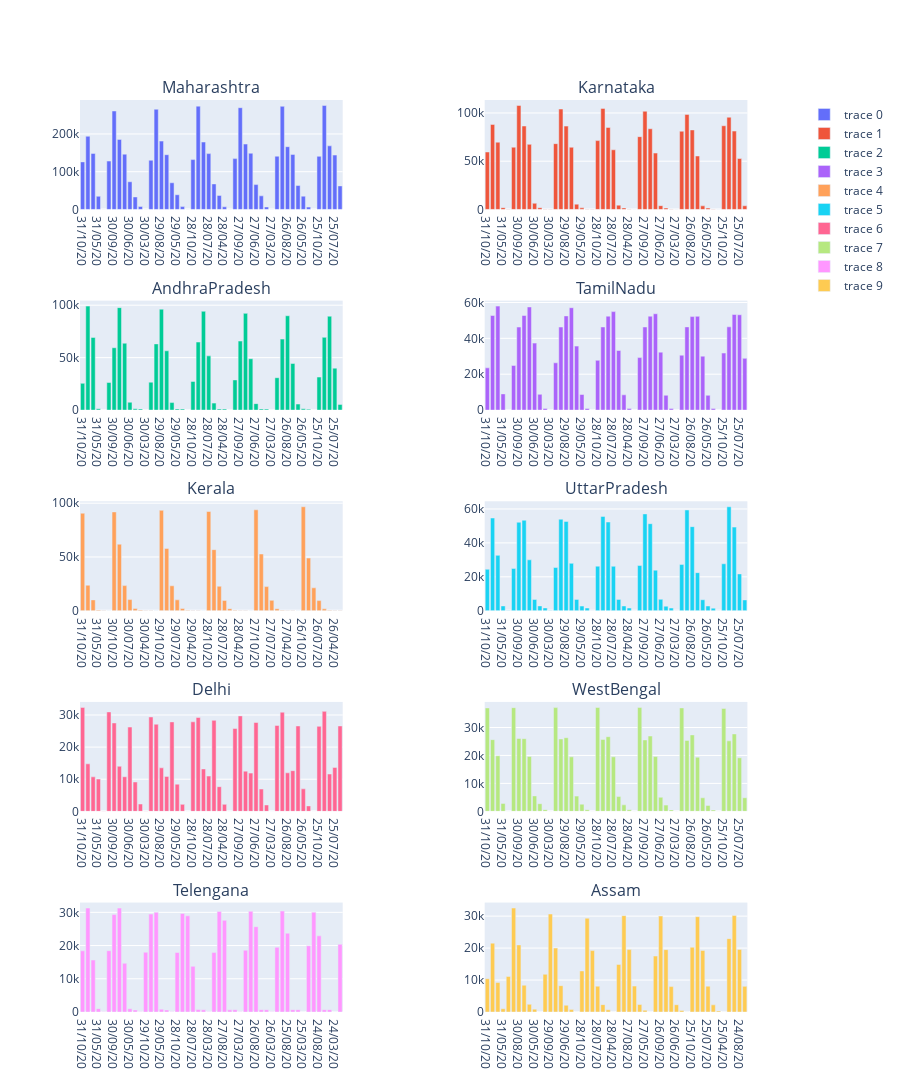

This figure's notebook cell:
### Code cell
#comparing the states ....
fig=make_subplots(rows=5,cols=2,
                 specs=[[{'secondary_y':True},{'secondary_y':True}],[{'secondary_y':True},{'secondary_y':True}],
                        [{'secondary_y':True},{'secondary_y':True}],[{'secondary_y':True},{'secondary_y':True}]
                       ,[{'secondary_y':True},{'secondary_y':True}]],
                 subplot_titles=('Maharashtra','Karnataka','AndhraPradesh','TamilNadu','Kerala',
                         'UttarPradesh','Delhi','WestBengal','Telengana','Assam'))
fig.add_trace(go.Bar(x=maharashtra['Date'],y=Maharashtra['Active_cases']),1,1)
fig.add_trace(go.Bar(x=Karnataka['Date'],y=Karnataka['Active_cases']),1,2)
fig.add_trace(go.Bar(x=AndhraPradesh['Date'],y=AndhraPradesh['Active_cases']),2,1)
fig.add_trace(go.Bar(x=TamilNadu['Date'],y=TamilNadu['Active_cases']),2,2)
fig.add_trace(go.Bar(x=Kerala['Date'],y=Kerala['Active_cases']),3,1)
fig.add_trace(go.Bar(x=UttarPradesh['Date'],y=UttarPradesh['Active_cases']),3,2)
fig.add_trace(go.Bar(x=Delhi['Date'],y=Delhi['Active_cases']),4,1)
fig.add_trace(go.Bar(x=WestBengal['Date'],y=WestBengal['Active_cases']),4,2)
fig.add_trace(go.Bar(x=Telengana['Date'],y=Telengana['Active_cases']),5,1)
fig.add_trace(go.Bar(x=Assam['Date'],y=Assam['Active_cases']),5,2)

fig.update_layout(height=1600)
fig.show()

### Figure 1 — Plotly figure (JSON) as saved in the notebook; plotly's stock layout.template omitted (floating-point values rounded to 4 significant figures)
{"data": [{"type": "bar", "x": ["31/10/20", "31/08/20", "31/07/20", "31/05/20", "31/03/20", "30/10/20", "30/09/20", "30/08/20", "30/07/20", "30/06/20", "30/05/20", "30/04/20", "30/03/20", "29/10/20", "29/09/20", "29/08/20", "29/07/20", "29/06/20", "29/05/20", "29/04/20", "29/03/20", "28/10/20", "28/09/20", "28/08/20", "28/07/20", "28/06/20", "28/05/20", "28/04/20", "28/03/20", "27/10/20", "27/09/20", "27/08/20", "27/07/20", "27/06/20", "27/05/20", "27/04/20", "27/03/20", "26/10/20", "26/09/20", "26/08/20", "26/07/20", "26/06/20", "26/05/20", "26/04/20", "26/03/20", "25/10/20", "25/09/20", "25/08/20", "25/07/20", "25/06/20"], "xaxis": "x", "y": [125971, 193889, 148454, 34890, 168, 128149, 260789, 185467, 146433, 73313, 33133, 7890, 165, 130286, 265455, 181050, 144998, 70622, 38948, 7530, 155, 132069, 273646, 178561, 147896, 67615, 37133, 6939, 150, 134657, 269535, 173195, 148905, 65844, 36012, 6538, 111, 141001, 273190, 166239, 145785, 63357, 35186, 6229, 120, 140702, 275404, 168443, 144018, 62369], "yaxis": "y"}, {"type": "bar", "x": ["31/10/20", "31/08/20", "31/07/20", "31/05/20", "31/03/20", "30/10/20", "30/09/20", "30/08/20", "30/07/20", "30/06/20", "30/05/20", "30/04/20", "30/03/20", "29/10/20", "29/09/20", "29/08/20", "29/07/20", "29/06/20", "29/05/20", "29/04/20", "29/03/20", "28/10/20", "28/09/20", "28/08/20", "28/07/20", "28/06/20", "28/05/20", "28/04/20", "28/03/20", "27/10/20", "27/09/20", "27/08/20", "27/07/20", "27/06/20", "27/05/20", "27/04/20", "27/03/20", "26/10/20", "26/09/20", "26/08/20", "26/07/20", "26/06/20", "26/05/20", "26/04/20", "26/03/20", "25/10/20", "25/09/20", "25/08/20", "25/07/20", "25/06/20"], "xaxis": "x2", "y": [59518, 88110, 69708, 1877, 75, 64499, 107756, 86465, 67456, 6386, 1839, 313, 75, 68180, 104067, 86366, 64442, 5476, 1652, 297, 68, 71349, 104743, 85006, 61827, 4445, 1590, 302, 50, 75442, 101801, 83627, 58425, 3909, 1491, 303, 50, 81069, 98493, 82429, 55396, 3720, 1433, 306, 50, 86768, 95568, 81230, 52799, 3803], "yaxis": "y3"}, {"type": "bar", "x": ["31/10/20", "31/08/20", "31/07/20", "31/05/20", "31/03/20", "30/10/20", "30/09/20", "30/08/20", "30/07/20", "30/06/20", "30/05/20", "30/04/20", "30/03/20", "29/10/20", "29/09/20", "29/08/20", "29/07/20", "29/06/20", "29/05/20", "29/04/20", "29/03/20", "28/10/20", "28/09/20", "28/08/20", "28/07/20", "28/06/20", "28/05/20", "28/04/20", "28/03/20", "27/10/20", "27/09/20", "27/08/20", "27/07/20", "27/06/20", "27/05/20", "27/04/20", "27/03/20", "26/10/20", "26/09/20", "26/08/20", "26/07/20", "26/06/20", "26/05/20", "26/04/20", "26/03/20", "25/10/20", "25/09/20", "25/08/20", "25/07/20", "25/06/20"], "xaxis": "x3", "y": [25514, 99129, 69252, 1220, 39, 26268, 59435, 97681, 63771, 7479, 1150, 1051, 22, 26622, 63116, 96191, 56527, 7164, 1067, 1014, 18, 27300, 64876, 94209, 51701, 6648, 1056, 970, 13, 28770, 65794, 92208, 48956, 6145, 1105, 911, 11, 30860, 67683, 89932, 44431, 5760, 1158, 835, 10, 31469, 69353, 89516, 39990, 5428], "yaxis": "y5"}, {"type": "bar", "x": ["31/10/20", "31/08/20", "31/07/20", "31/05/20", "31/03/20", "30/10/20", "30/09/20", "30/08/20", "30/07/20", "30/06/20", "30/05/20", "30/04/20", "30/03/20", "29/10/20", "29/09/20", "29/08/20", "29/07/20", "29/06/20", "29/05/20", "29/04/20", "29/03/20", "28/10/20", "28/09/20", "28/08/20", "28/07/20", "28/06/20", "28/05/20", "28/04/20", "28/03/20", "27/10/20", "27/09/20", "27/08/20", "27/07/20", "27/06/20", "27/05/20", "27/04/20", "27/03/20", "26/10/20", "26/09/20", "26/08/20", "26/07/20", "26/06/20", "26/05/20", "26/04/20", "26/03/20", "25/10/20", "25/09/20", "25/08/20", "25/07/20", "25/06/20"], "xaxis": "x4", "y": [23532, 52721, 57962, 9024, 69, 24886, 46281, 52726, 57490, 37334, 8779, 925, 62, 26356, 46306, 52506, 57073, 35659, 8679, 865, 44, 27734, 46341, 52364, 54896, 33216, 8503, 812, 37, 29268, 46336, 52362, 53703, 32308, 8259, 841, 27, 30606, 46386, 52128, 52273, 30067, 8233, 838, 24, 31787, 46405, 53282, 53132, 28839], "yaxis": "y7"}, {"type": "bar", "x": ["31/10/20", "31/08/20", "31/07/20", "31/05/20", "31/03/20", "31/01/20", "30/10/20", "30/09/20", "30/08/20", "30/07/20", "30/06/20", "30/05/20", "30/04/20", "30/03/20", "30/01/20", "29/10/20", "29/09/20", "29/08/20", "29/07/20", "29/06/20", "29/05/20", "29/04/20", "29/03/20", "29/02/20", "28/10/20", "28/09/20", "28/08/20", "28/07/20", "28/06/20", "28/05/20", "28/04/20", "28/03/20", "28/02/20", "27/10/20", "27/09/20", "27/08/20", "27/07/20", "27/06/20", "27/05/20", "27/04/20", "27/03/20", "27/02/20", "26/10/20", "26/09/20", "26/08/20", "26/07/20", "26/06/20", "26/05/20", "26/04/20", "26/03/20"], "xaxis": "x5", "y": [90671, 23719, 10074, 624, 214, 1, 91889, 61869, 23342, 10364, 2015, 577, 123, 182, 1, 93369, 57957, 23176, 10103, 2015, 526, 123, 166, 3, 92266, 56786, 22737, 9619, 1939, 445, 123, 165, 3, 93848, 52753, 22408, 9664, 1846, 415, 123, 126, 3, 96688, 48967, 21296, 9428, 1761, 359, 116, 112], "yaxis": "y9"}, {"type": "bar", "x": ["31/10/20", "31/08/20", "31/07/20", "31/05/20", "31/03/20", "30/10/20", "30/09/20", "30/08/20", "30/07/20", "30/06/20", "30/05/20", "30/04/20", "30/03/20", "29/10/20", "29/09/20", "29/08/20", "29/07/20", "29/06/20", "29/05/20", "29/04/20", "29/03/20", "28/10/20", "28/09/20", "28/08/20", "28/07/20", "28/06/20", "28/05/20", "28/04/20", "28/03/20", "27/10/20", "27/09/20", "27/08/20", "27/07/20", "27/06/20", "27/05/20", "27/04/20", "27/03/20", "26/10/20", "26/09/20", "26/08/20", "26/07/20", "26/06/20", "26/05/20", "26/04/20", "26/03/20", "25/10/20", "25/09/20", "25/08/20", "25/07/20", "25/06/20"], "xaxis": "x6", "y": [24431, 54666, 32649, 2834, 87, 24858, 52160, 53360, 29997, 6650, 2842, 1651, 71, 25487, 53953, 52651, 27934, 6679, 2758, 1602, 54, 26267, 55603, 52309, 26204, 6685, 2818, 1612, 44, 26652, 57086, 51317, 23921, 6730, 2680, 1589, 30, 27317, 59397, 49575, 22452, 6463, 2786, 1525, 30, 27681, 61300, 49288, 21711, 6375], "yaxis": "y11"}, {"type": "bar", "x": ["31/10/20", "31/08/20", "31/07/20", "31/05/20", "31/03/20", "30/10/20", "30/09/20", "30/08/20", "30/07/20", "30/06/20", "30/05/20", "30/04/20", "30/03/20", "29/10/20", "29/09/20", "29/08/20", "29/07/20", "29/06/20", "29/05/20", "29/04/20", "29/03/20", "28/10/20", "28/09/20", "28/08/20", "28/07/20", "28/06/20", "28/05/20", "28/04/20", "28/03/20", "27/10/20", "27/09/20", "27/08/20", "27/07/20", "27/06/20", "27/05/20", "27/04/20", "27/03/20", "26/10/20", "26/09/20", "26/08/20", "26/07/20", "26/06/20", "26/05/20", "26/04/20", "26/03/20", "25/10/20", "25/09/20", "25/08/20", "25/07/20", "25/06/20"], "xaxis": "x7", "y": [32363, 14793, 10743, 10058, 89, 30952, 27524, 14040, 10770, 26246, 9142, 2291, 79, 29378, 27123, 13550, 10887, 27847, 8470, 2182, 41, 27873, 29228, 13208, 10994, 28329, 7690, 2177, 32, 25786, 29717, 12520, 11904, 27657, 6954, 1987, 29, 26744, 30867, 11998, 12657, 26586, 7006, 1702, 29, 26467, 31125, 11626, 13681, 26588], "yaxis": "y13"}, {"type": "bar", "x": ["31/10/20", "31/08/20", "31/07/20", "31/05/20", "31/03/20", "30/10/20", "30/09/20", "30/08/20", "30/07/20", "30/06/20", "30/05/20", "30/04/20", "30/03/20", "29/10/20", "29/09/20", "29/08/20", "29/07/20", "29/06/20", "29/05/20", "29/04/20", "29/03/20", "28/10/20", "28/09/20", "28/08/20", "28/07/20", "28/06/20", "28/05/20", "28/04/20", "28/03/20", "27/10/20", "27/09/20", "27/08/20", "27/07/20", "27/06/20", "27/05/20", "27/04/20", "27/03/20", "26/10/20", "26/09/20", "26/08/20", "26/07/20", "26/06/20", "26/05/20", "26/04/20", "26/03/20", "25/10/20", "25/09/20", "25/08/20", "25/07/20", "25/06/20"], "xaxis": "x8", "y": [36999, 25657, 19900, 2851, 24, 37094, 26064, 25996, 19652, 5535, 2736, 612, 21, 37111, 25899, 26349, 19493, 5451, 2573, 584, 17, 37172, 25723, 26709, 19502, 5293, 2325, 568, 14, 37190, 25544, 26954, 19595, 5039, 2240, 524, 9, 37017, 25374, 27349, 19391, 4852, 2124, 488, 9, 36807, 25221, 27694, 19154, 4880], "yaxis": "y15"}, {"type": "bar", "x": ["31/10/20", "31/08/20", "31/07/20", "31/05/20", "31/03/20", "30/10/20", "30/09/20", "30/08/20", "30/07/20", "30/05/20", "30/04/20", "30/03/20", "29/10/20", "29/09/20", "29/08/20", "29/05/20", "29/04/20", "29/03/20", "28/10/20", "28/09/20", "28/08/20", "28/07/20", "28/05/20", "28/04/20", "28/03/20", "27/10/20", "27/09/20", "27/08/20", "27/05/20", "27/04/20", "27/03/20", "26/10/20", "26/09/20", "26/08/20", "26/05/20", "26/04/20", "26/03/20", "25/10/20", "25/09/20", "25/08/20", "25/05/20", "25/04/20", "25/03/20", "24/10/20", "24/09/20", "24/08/20", "24/05/20", "24/04/20", "24/03/20", "23/10/20"], "xaxis": "x9", "y": [18409, 31299, 15640, 1010, 77, 18456, 29326, 31284, 14663, 973, 619, 69, 17979, 29477, 30008, 844, 619, 64, 17916, 29673, 28941, 13753, 751, 657, 55, 17890, 30234, 27600, 650, 696, 44, 18611, 30334, 25685, 700, 685, 43, 19465, 30387, 23737, 711, 705, 34, 19937, 30037, 22919, 699, 705, 34, 20377], "yaxis": "y17"}, {"type": "bar", "x": ["31/10/20", "31/08/20", "31/07/20", "31/05/20", "30/10/20", "30/09/20", "30/08/20", "30/07/20", "30/06/20", "30/05/20", "30/04/20", "29/10/20", "29/09/20", "29/08/20", "29/07/20", "29/06/20", "29/05/20", "29/04/20", "28/10/20", "28/09/20", "28/08/20", "28/07/20", "28/06/20", "28/05/20", "28/04/20", "27/10/20", "27/09/20", "27/08/20", "27/07/20", "27/06/20", "27/05/20", "27/04/20", "26/10/20", "26/09/20", "26/08/20", "26/07/20", "26/06/20", "26/05/20", "26/04/20", "25/10/20", "25/09/20", "25/08/20", "25/07/20", "25/06/20", "25/05/20", "25/04/20", "24/10/20", "24/09/20", "24/08/20", "24/07/20"], "xaxis": "x10", "y": [10421, 21551, 9233, 1018, 11138, 32539, 20995, 8371, 2408, 895, 12, 11803, 30662, 20011, 8241, 2108, 748, 10, 12845, 29350, 19222, 8088, 2307, 690, 10, 14891, 30162, 19535, 8109, 2339, 550, 8, 17510, 30034, 19518, 7954, 2279, 460, 16, 20271, 29830, 19277, 8084, 2231, 319, 16, 22963, 30182, 19598, 8022], "yaxis": "y19"}], "layout": {"annotations": [{"font": {"size": 16}, "showarrow": false, "text": "Maharashtra", "x": 0.185, "xanchor": "center", "xref": "paper", "y": 1, "yanchor": "bottom", "yref": "paper"}, {"font": {"size": 16}, "showarrow": false, "text": "Karnataka", "x": 0.755, "xanchor": "center", "xref": "paper", "y": 1, "yanchor": "bottom", "yref": "paper"}, {"font": {"size": 16}, "showarrow": false, "text": "AndhraPradesh", "x": 0.185, "xanchor": "center", "xref": "paper", "y": 0.78, "yanchor": "bottom", "yref": "paper"}, {"font": {"size": 16}, "showarrow": false, "text": "TamilNadu", "x": 0.755, "xanchor": "center", "xref": "paper", "y": 0.78, "yanchor": "bottom", "yref": "paper"}, {"font": {"size": 16}, "showarrow": false, "text": "Kerala", "x": 0.185, "xanchor": "center", "xref": "paper", "y": 0.56, "yanchor": "bottom", "yref": "paper"}, {"font": {"size": 16}, "showarrow": false, "text": "UttarPradesh", "x": 0.755, "xanchor": "center", "xref": "paper", "y": 0.56, "yanchor": "bottom", "yref": "paper"}, {"font": {"size": 16}, "showarrow": false, "text": "Delhi", "x": 0.185, "xanchor": "center", "xref": "paper", "y": 0.34, "yanchor": "bottom", "yref": "paper"}, {"font": {"size": 16}, "showarrow": false, "text": "WestBengal", "x": 0.755, "xanchor": "center", "xref": "paper", "y": 0.34, "yanchor": "bottom", "yref": "paper"}, {"font": {"size": 16}, "showarrow": false, "text": "Telengana", "x": 0.185, "xanchor": "center", "xref": "paper", "y": 0.12, "yanchor": "bottom", "yref": "paper"}, {"font": {"size": 16}, "showarrow": false, "text": "Assam", "x": 0.755, "xanchor": "center", "xref": "paper", "y": 0.12, "yanchor": "bottom", "yref": "paper"}], "height": 1600, "xaxis": {"anchor": "y", "domain": [0, 0.37]}, "xaxis10": {"anchor": "y19", "domain": [0.57, 0.94]}, "xaxis2": {"anchor": "y3", "domain": [0.57, 0.94]}, "xaxis3": {"anchor": "y5", "domain": [0, 0.37]}, "xaxis4": {"anchor": "y7", "domain": [0.57, 0.94]}, "xaxis5": {"anchor": "y9", "domain": [0, 0.37]}, "xaxis6": {"anchor": "y11", "domain": [0.57, 0.94]}, "xaxis7": {"anchor": "y13", "domain": [0, 0.37]}, "xaxis8": {"anchor": "y15", "domain": [0.57, 0.94]}, "xaxis9": {"anchor": "y17", "domain": [0, 0.37]}, "yaxis": {"anchor": "x", "domain": [0.88, 1]}, "yaxis10": {"anchor": "x5", "overlaying": "y9", "side": "right"}, "yaxis11": {"anchor": "x6", "domain": [0.44, 0.56]}, "yaxis12": {"anchor": "x6", "overlaying": "y11", "side": "right"}, "yaxis13": {"anchor": "x7", "domain": [0.22, 0.34]}, "yaxis14": {"anchor": "x7", "overlaying": "y13", "side": "right"}, "yaxis15": {"anchor": "x8", "domain": [0.22, 0.34]}, "yaxis16": {"anchor": "x8", "overlaying": "y15", "side": "right"}, "yaxis17": {"anchor": "x9", "domain": [0, 0.12]}, "yaxis18": {"anchor": "x9", "overlaying": "y17", "side": "right"}, "yaxis19": {"anchor": "x10", "domain": [0, 0.12]}, "yaxis2": {"anchor": "x", "overlaying": "y", "side": "right"}, "yaxis20": {"anchor": "x10", "overlaying": "y19", "side": "right"}, "yaxis3": {"anchor": "x2", "domain": [0.88, 1]}, "yaxis4": {"anchor": "x2", "overlaying": "y3", "side": "right"}, "yaxis5": {"anchor": "x3", "domain": [0.66, 0.78]}, "yaxis6": {"anchor": "x3", "overlaying": "y5", "side": "right"}, "yaxis7": {"anchor": "x4", "domain": [0.66, 0.78]}, "yaxis8": {"anchor": "x4", "overlaying": "y7", "side": "right"}, "yaxis9": {"anchor": "x5", "domain": [0.44, 0.56]}}}
